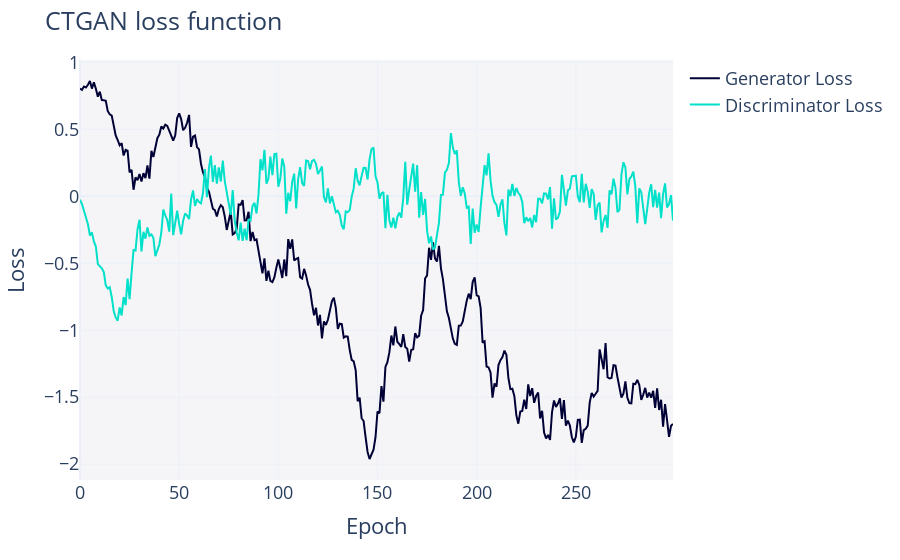

The code cell stored with this chart in its notebook:
### Markdown cell above
>Muchas veces la gráfica de densidad de los datos sintéticos no está completa debido a que no ha generado datos para un dato concreto de números, si aumentáramos las muestras sintéticas a crear esto no pasaría.
>
>Vemos que las gráficas de densidad de los datos sintéticos se pueden acercar a las de los datos reales, pero hay muchos campos en el que las gráficas de densidad no tienen nada que ver.

### Code cell
Synthesizer.get_loss_values_plot().show("vscode")

### Figure 1 — Plotly figure (JSON) as saved in the notebook; plotly's stock layout.template omitted (floating-point values rounded to 4 significant figures; data arrays with more than 128 entries replaced by an {"elided": "..."} marker saying what was removed)
{"data": [{"hovertemplate": "variable=Generator Loss<br>Epoch=%{x}<br>value=%{y}<extra></extra>", "legendgroup": "Generator Loss", "line": {"color": "#000036", "dash": "solid"}, "marker": {"symbol": "circle"}, "mode": "lines", "name": "Generator Loss", "orientation": "v", "showlegend": true, "type": "scatter", "x": {"elided": "300 int values"}, "xaxis": "x", "y": {"elided": "300 float values"}, "yaxis": "y"}, {"hovertemplate": "variable=Discriminator Loss<br>Epoch=%{x}<br>value=%{y}<extra></extra>", "legendgroup": "Discriminator Loss", "line": {"color": "#01E0C9", "dash": "solid"}, "marker": {"symbol": "circle"}, "mode": "lines", "name": "Discriminator Loss", "orientation": "v", "showlegend": true, "type": "scatter", "x": {"elided": "300 int values"}, "xaxis": "x", "y": {"elided": "300 float values"}, "yaxis": "y"}], "layout": {"font": {"size": 18}, "legend": {"orientation": "v", "title": {"text": ""}, "tracegroupgap": 0}, "margin": {"t": 60}, "plot_bgcolor": "#F5F5F8", "title": {"text": "CTGAN loss function"}, "xaxis": {"anchor": "y", "domain": [0, 1], "title": {"text": "Epoch"}}, "yaxis": {"anchor": "x", "domain": [0, 1], "title": {"text": "Loss"}}}}
